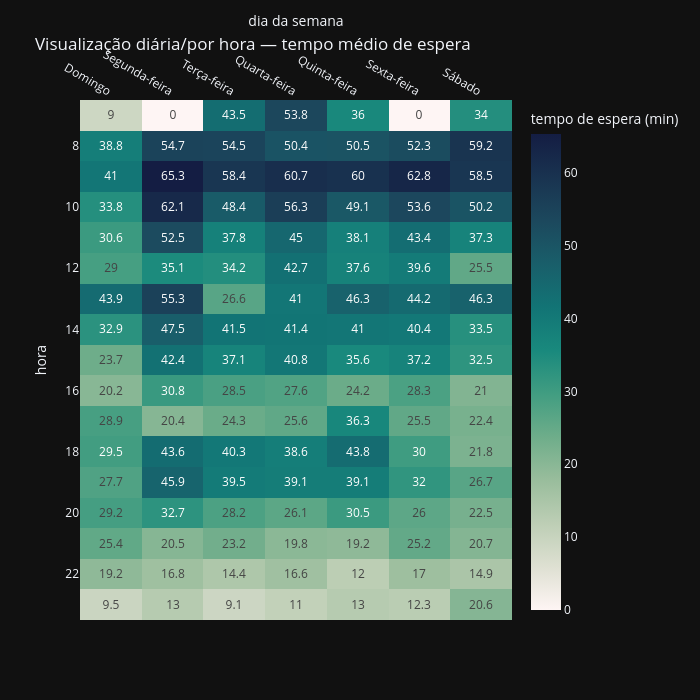

Notebook code for this chart:
### Markdown cell above
#### Assumindo que o maior número de pacientes = maior tempo de espera, notamos que existem horários no dia com menos pacientes, como às 7h, 13h, 17h e a partir das 21h.

### Code cell
fig4 = px.imshow(
    media_espera_hora_dia,
    labels=dict(x="dia da semana", y="hora", color="tempo de espera (min)"),
    aspect="auto", color_continuous_scale="tempo", template=template_style,
    title="Visualização diária/por hora — tempo médio de espera",
    text_auto=True, width=700, height=700,
)
fig4.update_xaxes(side="top")
fig4.show()

### Figure 1 — Plotly figure (JSON) as saved in the notebook; plotly's stock layout.template omitted (floating-point values rounded to 4 significant figures)
{"data": [{"coloraxis": "coloraxis", "hovertemplate": "dia da semana: %{x}<br>hora: %{y}<br>tempo de espera (min): %{z}<extra></extra>", "name": "0", "texttemplate": "%{z}", "type": "heatmap", "x": ["Domingo", "Segunda-feira", "Terça-feira", "Quarta-feira", "Quinta-feira", "Sexta-feira", "Sábado"], "xaxis": "x", "y": [7, 8, 9, 10, 11, 12, 13, 14, 15, 16, 17, 18, 19, 20, 21, 22, 23], "yaxis": "y", "z": [[9.0, 0.0, 43.5, 53.8, 36.0, 0.0, 34.0], [38.8, 54.7, 54.5, 50.4, 50.5, 52.3, 59.2], [41.0, 65.3, 58.4, 60.7, 60.0, 62.8, 58.5], [33.8, 62.1, 48.4, 56.3, 49.1, 53.6, 50.2], [30.6, 52.5, 37.8, 45.0, 38.1, 43.4, 37.3], [29.0, 35.1, 34.2, 42.7, 37.6, 39.6, 25.5], [43.9, 55.3, 26.6, 41.0, 46.3, 44.2, 46.3], [32.9, 47.5, 41.5, 41.4, 41.0, 40.4, 33.5], [23.7, 42.4, 37.1, 40.8, 35.6, 37.2, 32.5], [20.2, 30.8, 28.5, 27.6, 24.2, 28.3, 21.0], [28.9, 20.4, 24.3, 25.6, 36.3, 25.5, 22.4], [29.5, 43.6, 40.3, 38.6, 43.8, 30.0, 21.8], [27.7, 45.9, 39.5, 39.1, 39.1, 32.0, 26.7], [29.2, 32.7, 28.2, 26.1, 30.5, 26.0, 22.5], [25.4, 20.5, 23.2, 19.8, 19.2, 25.2, 20.7], [19.2, 16.8, 14.4, 16.6, 12.0, 17.0, 14.9], [9.5, 13.0, 9.1, 11.0, 13.0, 12.3, 20.6]]}], "layout": {"coloraxis": {"autocolorscale": false, "colorbar": {"title": {"text": "tempo de espera (min)"}}, "colorscale": [[0, "rgb(254, 245, 244)"], [0.09091, "rgb(222, 224, 210)"], [0.1818, "rgb(189, 206, 181)"], [0.2727, "rgb(153, 189, 156)"], [0.3636, "rgb(110, 173, 138)"], [0.4545, "rgb(65, 157, 129)"], [0.5455, "rgb(25, 137, 125)"], [0.6364, "rgb(18, 116, 117)"], [0.7273, "rgb(25, 94, 106)"], [0.8182, "rgb(28, 72, 93)"], [0.9091, "rgb(25, 51, 80)"], [1, "rgb(20, 29, 67)"]]}, "height": 700, "title": {"text": "Visualização diária/por hora — tempo médio de espera"}, "width": 700, "xaxis": {"anchor": "y", "domain": [0, 1], "side": "top", "title": {"text": "dia da semana"}}, "yaxis": {"anchor": "x", "autorange": "reversed", "domain": [0, 1], "title": {"text": "hora"}}}}
